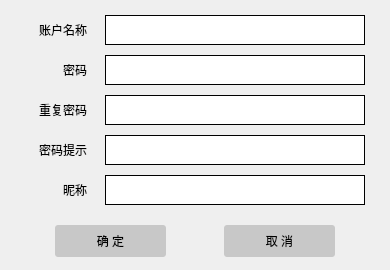
<?xml version="1.0" encoding="UTF-8"?>
<ui version="4.0">
 <class>RegisterId</class>
 <widget class="QWidget" name="RegisterId">
  <property name="geometry">
   <rect>
    <x>0</x>
    <y>0</y>
    <width>390</width>
    <height>270</height>
   </rect>
  </property>
  <property name="minimumSize">
   <size>
    <width>390</width>
    <height>270</height>
   </size>
  </property>
  <property name="maximumSize">
   <size>
    <width>390</width>
    <height>270</height>
   </size>
  </property>
  <property name="windowTitle">
   <string>注册账号</string>
  </property>
  <property name="styleSheet">
   <string notr="true"/>
  </property>
  <widget class="QLineEdit" name="idEdit">
   <property name="geometry">
    <rect>
     <x>105</x>
     <y>15</y>
     <width>260</width>
     <height>30</height>
    </rect>
   </property>
   <property name="styleSheet">
    <string notr="true">QLineEdit {
	border: 1px solid;
}</string>
   </property>
   <property name="text">
    <string/>
   </property>
   <property name="maxLength">
    <number>15</number>
   </property>
   <property name="placeholderText">
    <string/>
   </property>
  </widget>
  <widget class="QLabel" name="label">
   <property name="geometry">
    <rect>
     <x>15</x>
     <y>15</y>
     <width>72</width>
     <height>30</height>
    </rect>
   </property>
   <property name="text">
    <string>账户名称</string>
   </property>
   <property name="alignment">
    <set>Qt::AlignRight|Qt::AlignTrailing|Qt::AlignVCenter</set>
   </property>
  </widget>
  <widget class="QLineEdit" name="passwordEdit">
   <property name="geometry">
    <rect>
     <x>105</x>
     <y>55</y>
     <width>260</width>
     <height>30</height>
    </rect>
   </property>
   <property name="styleSheet">
    <string notr="true">QLineEdit {
	border: 1px solid;
}</string>
   </property>
   <property name="text">
    <string/>
   </property>
   <property name="maxLength">
    <number>15</number>
   </property>
   <property name="echoMode">
    <enum>QLineEdit::Password</enum>
   </property>
   <property name="placeholderText">
    <string/>
   </property>
  </widget>
  <widget class="QPushButton" name="cancelButton">
   <property name="geometry">
    <rect>
     <x>224</x>
     <y>225</y>
     <width>111</width>
     <height>32</height>
    </rect>
   </property>
   <property name="styleSheet">
    <string notr="true">QPushButton#cancelButton {
	background-color: rgb(200, 200, 200);
	border-radius: 3px;
}

QPushButton#cancelButton:hover {
	background-color: rgb(170, 170, 170);
	border-radius: 3px;
}

QPushButton#cancelButton:pressed {
	background-color: rgb(150, 150, 150);
	border-radius: 3px;
}</string>
   </property>
   <property name="text">
    <string>取 消</string>
   </property>
  </widget>
  <widget class="QPushButton" name="logButton">
   <property name="enabled">
    <bool>true</bool>
   </property>
   <property name="geometry">
    <rect>
     <x>55</x>
     <y>225</y>
     <width>111</width>
     <height>32</height>
    </rect>
   </property>
   <property name="styleSheet">
    <string notr="true">QPushButton#logButton {
	background-color: rgb(200, 200, 200);
	border-radius: 3px;
}

QPushButton#logButton:hover {
	background-color: rgb(170, 170, 170);
	border-radius: 3px;
}

QPushButton#logButton:pressed {
	background-color: rgb(150, 150, 150);
	border-radius: 3px;
}</string>
   </property>
   <property name="text">
    <string>确 定</string>
   </property>
  </widget>
  <widget class="QLabel" name="label_2">
   <property name="geometry">
    <rect>
     <x>15</x>
     <y>55</y>
     <width>72</width>
     <height>30</height>
    </rect>
   </property>
   <property name="text">
    <string>密码</string>
   </property>
   <property name="alignment">
    <set>Qt::AlignRight|Qt::AlignTrailing|Qt::AlignVCenter</set>
   </property>
  </widget>
  <widget class="QLineEdit" name="tipEdit">
   <property name="geometry">
    <rect>
     <x>105</x>
     <y>135</y>
     <width>260</width>
     <height>30</height>
    </rect>
   </property>
   <property name="styleSheet">
    <string notr="true">QLineEdit {
	border: 1px solid;
}</string>
   </property>
   <property name="text">
    <string/>
   </property>
   <property name="maxLength">
    <number>15</number>
   </property>
   <property name="echoMode">
    <enum>QLineEdit::Normal</enum>
   </property>
   <property name="placeholderText">
    <string/>
   </property>
  </widget>
  <widget class="QLabel" name="label_3">
   <property name="geometry">
    <rect>
     <x>15</x>
     <y>95</y>
     <width>72</width>
     <height>30</height>
    </rect>
   </property>
   <property name="text">
    <string>重复密码</string>
   </property>
   <property name="alignment">
    <set>Qt::AlignRight|Qt::AlignTrailing|Qt::AlignVCenter</set>
   </property>
  </widget>
  <widget class="QLineEdit" name="repassEdit">
   <property name="geometry">
    <rect>
     <x>105</x>
     <y>95</y>
     <width>260</width>
     <height>30</height>
    </rect>
   </property>
   <property name="styleSheet">
    <string notr="true">QLineEdit {
	border: 1px solid;
}</string>
   </property>
   <property name="text">
    <string/>
   </property>
   <property name="maxLength">
    <number>15</number>
   </property>
   <property name="echoMode">
    <enum>QLineEdit::Password</enum>
   </property>
   <property name="placeholderText">
    <string/>
   </property>
  </widget>
  <widget class="QLabel" name="label_4">
   <property name="geometry">
    <rect>
     <x>15</x>
     <y>135</y>
     <width>72</width>
     <height>30</height>
    </rect>
   </property>
   <property name="text">
    <string>密码提示</string>
   </property>
   <property name="alignment">
    <set>Qt::AlignRight|Qt::AlignTrailing|Qt::AlignVCenter</set>
   </property>
  </widget>
  <widget class="QLabel" name="bgLabel">
   <property name="geometry">
    <rect>
     <x>0</x>
     <y>0</y>
     <width>390</width>
     <height>270</height>
    </rect>
   </property>
   <property name="minimumSize">
    <size>
     <width>390</width>
     <height>270</height>
    </size>
   </property>
   <property name="maximumSize">
    <size>
     <width>390</width>
     <height>270</height>
    </size>
   </property>
   <property name="styleSheet">
    <string notr="true">QLabel {
	background-image: url(:/friend/bg.png);
}</string>
   </property>
   <property name="text">
    <string/>
   </property>
  </widget>
  <widget class="QLabel" name="label_5">
   <property name="geometry">
    <rect>
     <x>15</x>
     <y>175</y>
     <width>72</width>
     <height>30</height>
    </rect>
   </property>
   <property name="text">
    <string>昵称</string>
   </property>
   <property name="alignment">
    <set>Qt::AlignRight|Qt::AlignTrailing|Qt::AlignVCenter</set>
   </property>
  </widget>
  <widget class="QLineEdit" name="nameEdit">
   <property name="geometry">
    <rect>
     <x>105</x>
     <y>175</y>
     <width>260</width>
     <height>30</height>
    </rect>
   </property>
   <property name="styleSheet">
    <string notr="true">QLineEdit {
	border: 1px solid;
}</string>
   </property>
   <property name="text">
    <string/>
   </property>
   <property name="maxLength">
    <number>15</number>
   </property>
   <property name="echoMode">
    <enum>QLineEdit::Normal</enum>
   </property>
   <property name="placeholderText">
    <string/>
   </property>
  </widget>
  <zorder>bgLabel</zorder>
  <zorder>idEdit</zorder>
  <zorder>label</zorder>
  <zorder>passwordEdit</zorder>
  <zorder>cancelButton</zorder>
  <zorder>logButton</zorder>
  <zorder>label_2</zorder>
  <zorder>label_3</zorder>
  <zorder>repassEdit</zorder>
  <zorder>label_4</zorder>
  <zorder>tipEdit</zorder>
  <zorder>label_5</zorder>
  <zorder>nameEdit</zorder>
 </widget>
 <tabstops>
  <tabstop>idEdit</tabstop>
  <tabstop>passwordEdit</tabstop>
  <tabstop>repassEdit</tabstop>
  <tabstop>tipEdit</tabstop>
  <tabstop>nameEdit</tabstop>
  <tabstop>logButton</tabstop>
  <tabstop>cancelButton</tabstop>
 </tabstops>
 <resources/>
 <connections/>
</ui>
